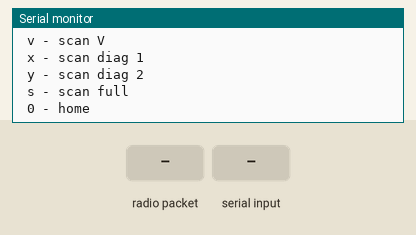
Recording of a sketch running on a simulated Arduino Uno, built with avr-gcc and run on an emulated ATmega328P. Shown: the last lines printed to the serial monitor. The inputs (shaded band) are chosen by the test bench. No radio packets arrive unless stated.

Above: at 1.2 s.
1.3 s: radio packet "1" arrives
At 2.5 s:
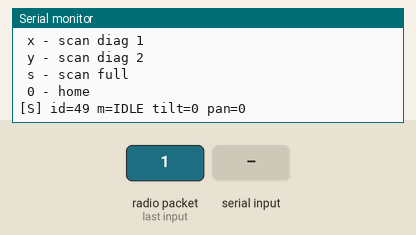
2.8 s: "1" received over Serial
At 3.8 s:
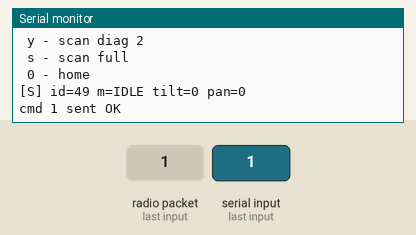
4.3 s: byte 48 ('0') received over Serial
At 4.9 s:
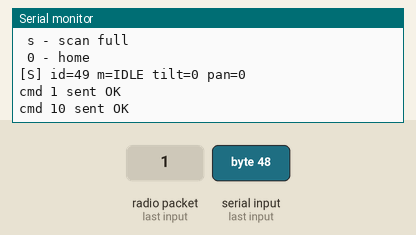

The sketch:

OUT.ino
```cpp
#include <SPI.h>
#include <RF24.h>

enum CtrlCmd : uint8_t {
    CC_NOP = 0,
    CC_RUN_ALL,
    CC_CHECK_LASER,
    CC_CHECK_SERVOS,
    CC_CHECK_LINK,
    CC_CHECK_MCU,
    CC_SCAN_H,
    CC_SCAN_V,
    CC_SCAN_D1,
    CC_SCAN_D2,
    CC_GOTO_ZERO,
    CC_SCAN_FULL
};

enum CtrlMode : uint8_t {
    CM_IDLE = 0,
    CM_WAIT,
    CM_H,
    CM_V,
    CM_D1,
    CM_D2,
    CM_DIAG
};

enum CtrlDiag : uint8_t {
    CD_NONE = 0,
    CD_LASER,
    CD_SERVOS,
    CD_RADIO,
    CD_MCU,
    CD_ALL
};

struct CtrlCmdFrame {
    uint8_t node;
    CtrlCmd cmd;
};

struct CtrlTelFrame {
    uint8_t node;
    int8_t tilt;
    int8_t pan;
    CtrlMode mode;
};

struct CtrlDiagFrame {
    uint8_t node;
    CtrlDiag test;
    bool started;
    bool finished;
    bool passed;
};

const uint8_t PIN_RF_CE  = 7;
const uint8_t PIN_RF_CSN = 8;

RF24 rf(PIN_RF_CE, PIN_RF_CSN);

const uint8_t NODE_ID = 1;

const byte PIPE_HOST[6] = "HOST1";
const byte PIPE_NODE[6] = "NODE1";

void sendCommand(CtrlCmd c) {
    CtrlCmdFrame f;
    f.node = NODE_ID;
    f.cmd  = c;

    rf.stopListening();
    rf.openWritingPipe(PIPE_NODE);
    bool ok = rf.write(&f, sizeof(f));
    rf.startListening();

    Serial.print("cmd ");
    Serial.print((int)c);
    Serial.print(" sent ");
    Serial.println(ok ? "OK" : "FAIL");
}

const char* modeName(CtrlMode m) {
    switch (m) {
        case CM_IDLE: return "IDLE";
        case CM_WAIT: return "WAIT";
        case CM_H:    return "H";
        case CM_V:    return "V";
        case CM_D1:   return "D1";
        case CM_D2:   return "D2";
        case CM_DIAG: return "DIAG";
        default:      return "?";
    }
}

const char* diagName(CtrlDiag t) {
    switch (t) {
        case CD_LASER:  return "LASER";
        case CD_SERVOS: return "SERVOS";
        case CD_RADIO:  return "RADIO";
        case CD_MCU:    return "MCU";
        case CD_ALL:    return "ALL";
        default:        return "NONE";
    }
}

void printMenu() {
    Serial.println("Console ready");
    Serial.println("Keys:");
    Serial.println(" 1 - all tests");
    Serial.println(" 2 - laser");
    Serial.println(" 3 - servos");
    Serial.println(" 4 - radio");
    Serial.println(" 5 - mcu");
    Serial.println(" h - scan H");
    Serial.println(" v - scan V");
    Serial.println(" x - scan diag 1");
    Serial.println(" y - scan diag 2");
    Serial.println(" s - scan full");
    Serial.println(" 0 - home");
}

void processKey(char c) {
    if (c == '1') sendCommand(CC_RUN_ALL);
    else if (c == '2') sendCommand(CC_CHECK_LASER);
    else if (c == '3') sendCommand(CC_CHECK_SERVOS);
    else if (c == '4') sendCommand(CC_CHECK_LINK);
    else if (c == '5') sendCommand(CC_CHECK_MCU);
    else if (c == 'h') sendCommand(CC_SCAN_H);
    else if (c == 'v') sendCommand(CC_SCAN_V);
    else if (c == 'x') sendCommand(CC_SCAN_D1);
    else if (c == 'y') sendCommand(CC_SCAN_D2);
    else if (c == 's') sendCommand(CC_SCAN_FULL);
    else if (c == '0') sendCommand(CC_GOTO_ZERO);
}

void showDiag(const CtrlDiagFrame* d) {
    Serial.print("[D] id=");
    Serial.print(d->node);
    Serial.print(" test=");
    Serial.print(diagName(d->test));
    Serial.print(" st=");
    Serial.print(d->started ? '1' : '0');
    Serial.print(" end=");
    Serial.print(d->finished ? '1' : '0');
    Serial.print(" ok=");
    Serial.println(d->passed ? '1' : '0');
}

void showTel(const CtrlTelFrame* t) {
    Serial.print("[S] id=");
    Serial.print(t->node);
    Serial.print(" m=");
    Serial.print(modeName(t->mode));
    Serial.print(" tilt=");
    Serial.print(t->tilt);
    Serial.print(" pan=");
    Serial.println(t->pan);
}

void receiveFrame() {
    uint8_t buf[32];
    rf.read(&buf, sizeof(buf));

    CtrlDiagFrame* d = (CtrlDiagFrame*)buf;
    bool isDiag =
        d->node == NODE_ID &&
        d->test >= CD_LASER &&
        d->test <= CD_ALL;

    if (isDiag) {
        showDiag(d);
    } else {
        CtrlTelFrame* t = (CtrlTelFrame*)buf;
        showTel(t);
    }
}

void setup() {
    Serial.begin(115200);
    Serial.println();
    printMenu();

    rf.begin();
    rf.setChannel(90);
    rf.setDataRate(RF24_250KBPS);
    rf.setPALevel(RF24_PA_LOW);
    rf.openReadingPipe(1, PIPE_HOST);
    rf.startListening();
}

void loop() {
    if (Serial.available()) {
        char c = Serial.read();
        processKey(c);
    }

    if (rf.available()) {
        receiveFrame();
    }
}
```

Measured:
- after the input at 1.3 s, the serial monitor: prints a new line at once (image 1)
- after the input at 2.8 s, the serial monitor: prints a new line at once (image 2)
- after the input at 4.3 s, the serial monitor: prints a new line at once (image 3)
